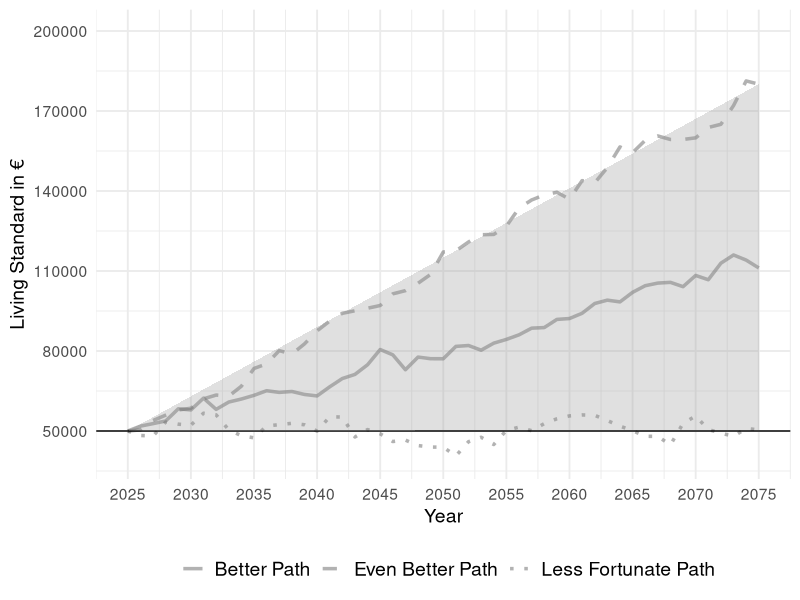
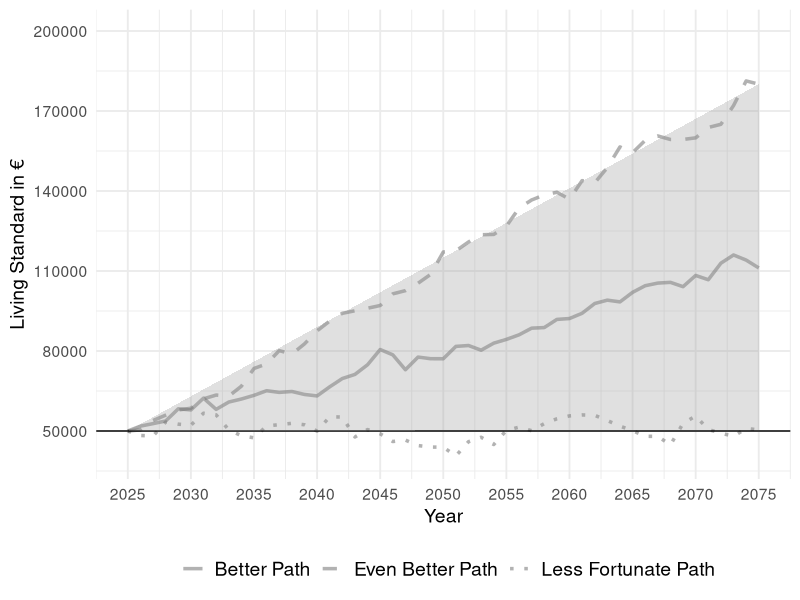

R code for these plots, in order: (Note: this script raises an error after producing the figures.)
## ---------------------------
##
## Script name: Script_ls_cone
##
## Purpose of script: Create cone graphs 
##
## Author: Gerrit Stahn
##
## Date Created: 2025-11-24
## Last Update: 2025-11-25
##
## Copyright (c) Gerrit Stahn, 2025
## Email: gerrit.stahn@wiwi.uni-halle.de
##

## -----------------------------------------------------------------------------
## Start
## -----------------------------------------------------------------------------

### Install packages (uncomment as required) ###
# install.packages("tidyverse")

### Load add-on packages ### 
library(ggplot2)
library(dplyr)

set.seed(123)

setwd("/Users/apxww/Desktop/GitHub/myside/assets/img")

# -----------------------------
# First Graph
# -----------------------------

years <- 2025:2075
n <- length(years)

# 1) Stationary (AR(1))
mean_value <- 50000
phi <- 0.7
nfp <- numeric(n)
nfp[1] <- 50000
for (i in 2:n) {
  nfp[i] <- mean_value + phi * (nfp[i-1] - mean_value) + rnorm(1, 0, 3000)
}

# 2) Stationary with positive trend
trend <- seq(0, 60000, length.out = n)
fp <- numeric(n)
fp[1] <- 50000
for (i in 2:n) {
  fp[i] <- trend[i] + 50000 +
    phi * (fp[i-1] - (trend[i-1] + 50000)) +
    rnorm(1, 0, 2500)
}

# 3) Stationary with bigger positive trend
trend <- seq(0, 100000, length.out = n)
vfp <- numeric(n)
vfp[1] <- 50000
for (i in 2:n) {
  vfp[i] <- 1.1*trend[i] + 50000 +
    phi * (vfp[i-1] - (trend[i-1] + 50000)) +
    rnorm(1, 0, 2500)
}

### Combine ###
df <- data.frame(
  year = years,
  vfp = vfp,
  fp = fp,
  nfp = nfp
)

### Plot with ggplot2 ###
options(scipen=10000)

p <- ggplot(df) +
  geom_line(aes(x = year, y = vfp, color = "Even Better Path"), alpha = 0.5, size = 1.2, linetype= "dashed") +
  geom_line(aes(x = year, y = fp, color = "Better Path"), alpha = 0.5, size = 1.2) +
  geom_line(aes(x = year, y = nfp, color = "Less Fortunate Path"), alpha = 0.5, size = 1.2, linetype= "dotted") +
  scale_color_manual(values = rep("grey40", 3)) +
  geom_hline(yintercept = 50000) +
  labs(
    x = "Year",
    y = "Living Standard in €",
    colour =""
  ) +
  geom_polygon(
    data = data.frame(
      year = c(2025, 2075, 2075),
      value = c(50000, tail(vfp, 1), tail(nfp, 1))
    ),
    aes(x = year, y = value),
    fill = "grey60",
    alpha = 0.3,
    linetype = "dashed"
  ) +
  scale_x_continuous(limits = c(2025, 2075), breaks = seq(2025, 2075, by = 5))+ 
  scale_linetype_manual(values=c(1,4,3)) +  
  theme_minimal(base_size = 14) +
  theme(
    legend.position = "bottom",
    legend.text = element_text(size = 14)
  )+
  scale_y_continuous(
    limits = c(40000, 200000),
    breaks = seq(50000, 200000, by = 30000)
  )

p

### Save plot as PNG ###
ggsave("money_magic_plot.png", p, width = 10, height = 6, dpi = 300)

# -----------------------------
# Second Graph
# -----------------------------

# 4) New: Not so fortunate (AR(1))
trend <- seq(0, 10000, length.out = n)
nfp_up <- numeric(n)
nfp_up[1] <- 50000
for (i in 2:n) {
  nfp_up[i] <- 1.1*trend[i] + 1000 +
    phi * (fp_up[i-1] - (trend[i-1] + 1000)) +
    rnorm(1, 0, 2500)
}

# 5) New: Fortunate
trend <- seq(0, 45000, length.out = n)
fp_up <- numeric(n)
fp_up[1] <- 50000
for (i in 2:n) {
  fp_up[i] <- 1.4*trend[i] + 50000 +
    phi * (fp_up[i-1] - (trend[i-1] + 50000)) +
    rnorm(1, 0, 2500)
}

# 6) New: Very Fortunate
trend <- seq(0, 100000, length.out = n)
vfp_up <- numeric(n)
vfp_up[1] <- 50000
for (i in 2:n) {
  vfp_up[i] <- 1.12*trend[i] + 50000 +
    phi * (vfp_up[i-1] - (trend[i-1] + 50000)) +
    rnorm(1, 0, 2500)
}

### Combine ###
df <- data.frame(
  year = years,
  vfp = vfp,
  fp = fp,
  nfp = nfp,
  vfp_up = vfp_up,
  fp_up = fp_up,
  nfp_up = nfp_up
)

### Plot with ggplot2 ###
p2 <- ggplot(df) +
  geom_line(aes(x = year, y = vfp), alpha = 0.5, size = 1.2, linetype= "dashed") +
  geom_line(aes(x = year, y = fp), alpha = 0.5, size = 1.2) +
  geom_line(aes(x = year, y = nfp), alpha = 0.5, size = 1.2, linetype= "dotted") +
  geom_line(aes(x = year, y = vfp_up), alpha = 0.5, size = 1.2, linetype= "dashed", color="cadetblue1") +
  geom_line(aes(x = year, y = fp_up), alpha = 0.5, size = 1.2, color="cadetblue1") +
  geom_line(aes(x = year, y = nfp_up), alpha = 0.5, size = 1.2, linetype= "dotted", color="cadetblue1") +
  scale_color_manual(values = rep("grey40", 3)) +
  geom_hline(yintercept = 50000) +
  labs(
    x = "Year",
    y = "Living Standard in €"
  ) +
  geom_polygon(
    data = data.frame(
      year = c(2025, 2075, 2075),
      value = c(50000, tail(vfp, 1), tail(nfp, 1)),
      type = "Old Cone"
    ),
    aes(x = year, y = value, fill = type),
    alpha = 0.3,
    linetype = "dashed"
  ) +
  geom_polygon(
    data = data.frame(
      year = c(2025, 2075, 2075),
      value = c(50000, tail(vfp_up, 1), tail(nfp_up, 1)),
      type = "Improved Cone"
    ),
    aes(x = year, y = value, fill = type),
    alpha = 0.3,
    linetype = "dashed"
  )+
  scale_x_continuous(limits = c(2025, 2075), breaks = seq(2025, 2075, by = 5))+ 
  scale_linetype_manual(values=c(1,4,3)) +  
  theme_minimal(base_size = 14) +
  theme(
    legend.position = "bottom",
    legend.text = element_text(size = 14)
  )+
  scale_fill_manual(
    name = "",
    values = c(
      "Old Cone" = "grey60",
      "Improved Cone" = "cadetblue1"
    )
  )+
  scale_y_continuous(
    limits = c(40000, 200000),
    breaks = seq(50000, 200000, by = 30000)
  )

p2

### Save plot as PNG ###
ggsave("money_magic_plot2.png", p2, width = 10, height = 6, dpi = 300)
